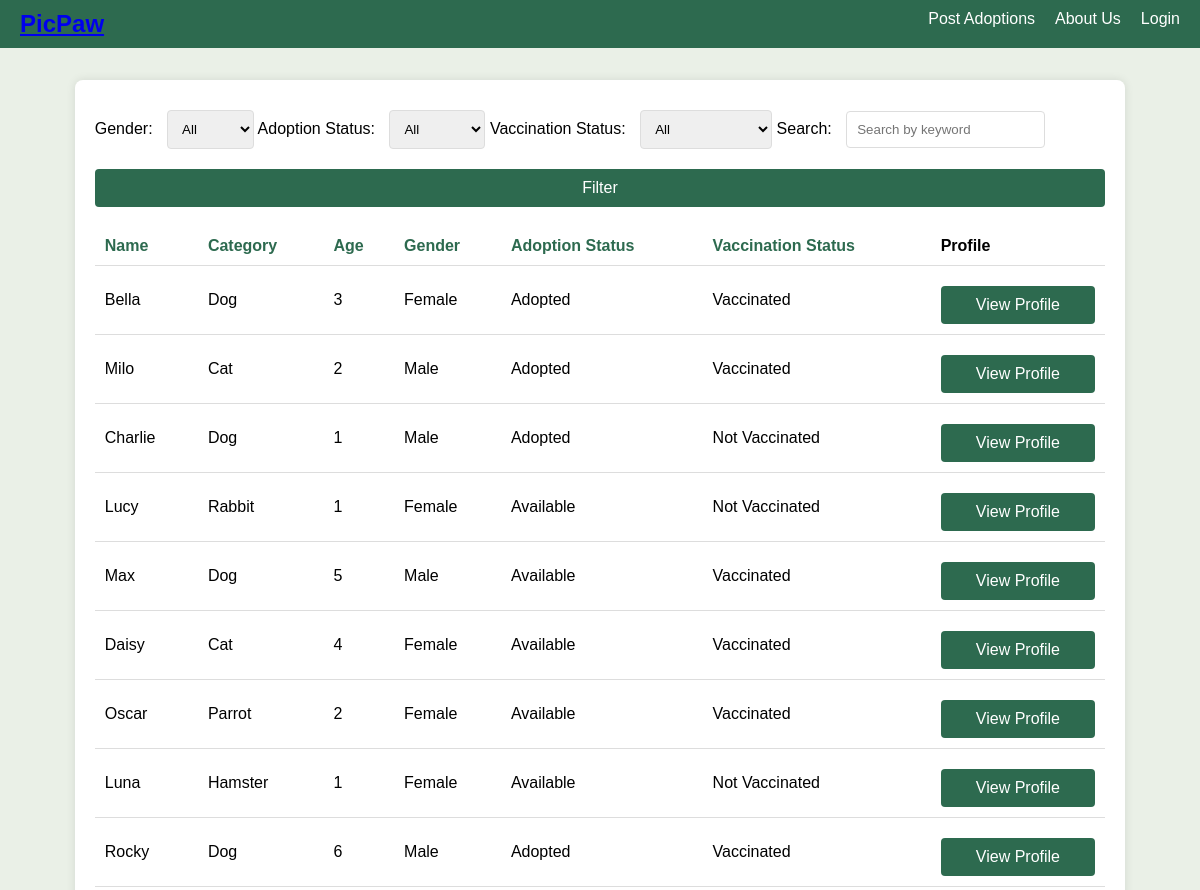
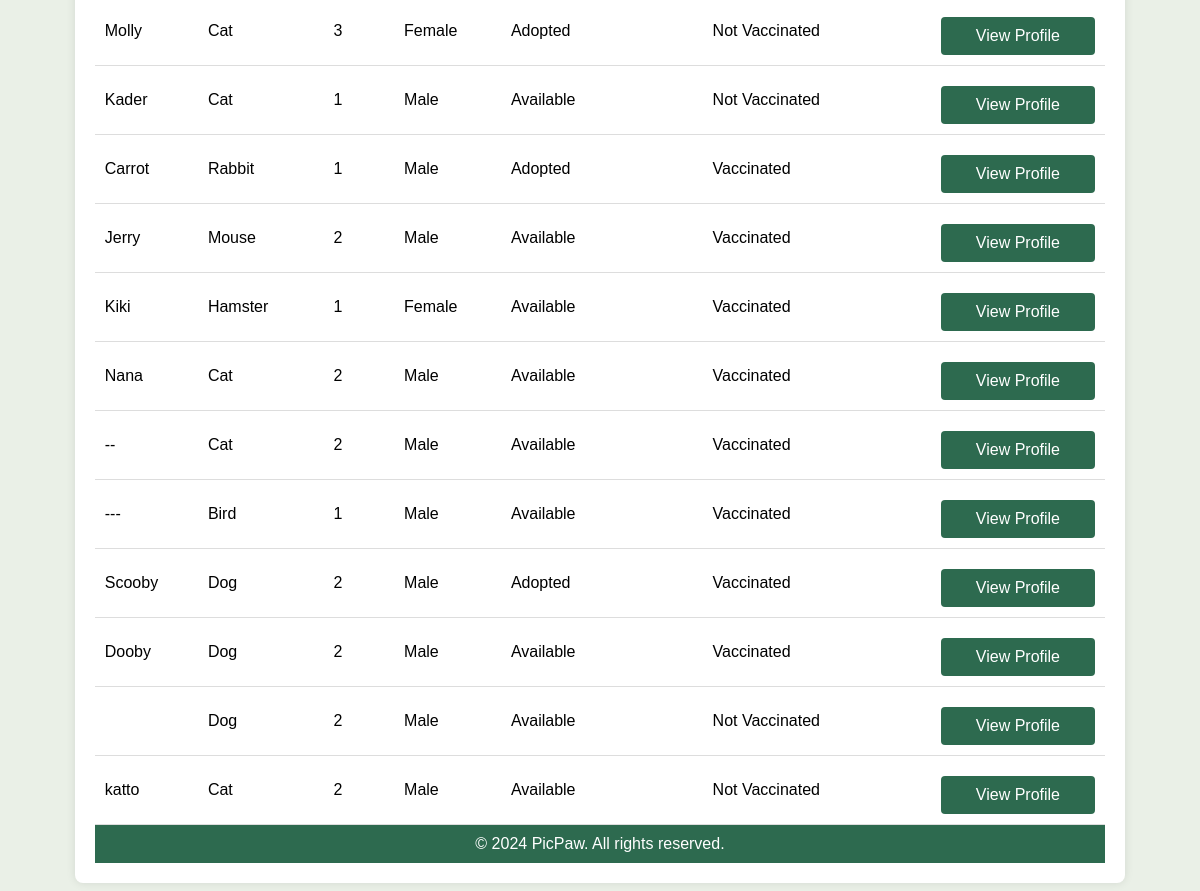
The app's page /view_pets.php with its own data (2 pictures, top to bottom).
### tables this page shows
CREATE TABLE `Pets` (
  `PetID` int(11) NOT NULL,
  `UserID` int(11) NOT NULL,
  `Name` varchar(50) NOT NULL,
  `Category` varchar(50) NOT NULL,
  `Age` int(11) NOT NULL,
  `Gender` enum('Male','Female') NOT NULL,
  `Description` text DEFAULT NULL,
  `AdoptionStatus` enum('Available','Adopted') NOT NULL,
  `VaccinationStatus` enum('Vaccinated','Not Vaccinated') NOT NULL,
  `CreatedAt` timestamp NOT NULL DEFAULT current_timestamp()
);

### view_pets.php (the view, shortened to what this page needs)
<?php
include 'db.php';
$sort_column = isset($_GET['column']) ? $_GET['column'] : 'PetID';
$sort_order = isset($_GET['order']) ? $_GET['order'] : 'ASC';
$next_order = ($sort_order === 'ASC') ? 'DESC' : 'ASC';
$sql = "SELECT * FROM pets WHERE TRUE";
$sql .= " ORDER BY $sort_column $sort_order";
$result = $conn->query($sql);
?>
<!DOCTYPE html>
<html lang="en">
<head>
    <link rel="stylesheet" type="text/css" href="view_pets_style.css">
</head>
<body>
    <nav>
    <div class="logo">
        <h1><a href="index.php">PicPaw</a></h1>
    </div>
    <ul class="nav-links">
        <li><a href="add_pet.php">Post Adoptions</a></li>
        <li><a href="about.php">About Us</a></li>
        <?php if(isset($_SESSION['user_id'])): ?>
            <li><a href="profile.php">Profile</a></li>
        <?php else: ?>
            <li><a href="login.php">Login</a></li>
        <?php endif; ?>
    </ul>
    </nav>
    <div class="container">
        <div>
            <form method="GET" action="">
                <label for="Gender">Gender:</label>
                <select name="Gender" id="Gender">
                    <option value="">All</option>
                </select>
                <label for="AdoptionStatus">Adoption Status:</label>
                <select name="AdoptionStatus" id="AdoptionStatus">
                    <option value="">All</option>
                </select>
                <label for="VaccinationStatus">Vaccination Status:</label>
                <select name="VaccinationStatus" id="VaccinationStatus">
                    <option value="">All</option>
                </select>
                <label for="search">Search:</label>
                <input type="text" name="search" id="search" value="<?php echo isset($_GET['search']) ? $_GET['search'] : ''; ?>" placeholder="Search by keyword">
                <button type="submit" class="button">Filter</button>
            </form>
        </div>
        <table>
            <thead>
                <tr>
                    <th><a href="?<?php echo http_build_query(array_merge($_GET, ['column' => 'Name', 'order' => $next_order])); ?>">Name</a></th>
                    <th><a href="?<?php echo http_build_query(array_merge($_GET, ['column' => 'Category', 'order' => $next_order])) ?>">Category</a></th>
                    <th><a href="?<?php echo http_build_query(array_merge($_GET, ['column' => 'Age', 'order' => $next_order])) ?>">Age</a></th>
                    <th><a href="?<?php echo http_build_query(array_merge($_GET, ['column' => 'Gender', 'order' => $next_order])) ?>">Gender</a></th>
                    <th><a href="?<?php echo http_build_query(array_merge($_GET, ['column' => 'AdoptionStatus', 'order' => $next_order])) ?>">Adoption Status</a></th>
                    <th><a href="?<?php echo http_build_query(array_merge($_GET, ['column' => 'VaccinationStatus', 'order' => $next_order])) ?>">Vaccination Status</a></th>
                    <th>Profile</th>
                </tr>
            </thead>
            <tbody>
            <?php
            if ($result === false) {
                echo "Error: " . $conn->error;
            }
            else {
                if ($result->num_rows > 0) {
                while ($row = $result->fetch_assoc()) {
                    echo "<tr>";
                    echo "<td>" . $row['Name'] . "</td>";
                    echo "<td>" . $row['Category'] . "</td>";
                    echo "<td>" . $row['Age'] . "</td>";
                    echo "<td>" . $row['Gender'] . "</td>";
                    echo "<td>" . $row['AdoptionStatus'] . "</td>";
                    echo "<td>" . $row['VaccinationStatus'] . "</td>";
                    echo "<td><a href='pet_profile.php?PetID=" . $row['PetID'] . "'><button class='button'>View Profile</button></a></td>";
                    echo "</tr>";
                }
            } else {
                echo "<tr><td colspan='7'>No pets found</td></tr>";
            }
            }
            ?>
        </tbody>
    </table>
    <footer>
        <p>&copy; 2024 PicPaw. All rights reserved.</p>
    </footer>
</body>
</html>

### view_pets_style.css (style rules this page uses)
* { margin: 0; padding: 0; box-sizing: border-box; }
body { font-family: Arial, sans-serif; background-color: #eaf0e7; display: flex; flex-direction: column; min-height: 100vh; }
nav { display: flex; justify-content: space-between; background-color: #2d6a4f; padding: 10px 20px; position: fixed; width: 100%; top: 0; left: 0; }
nav .logo h1 { color: white; }
nav .nav-links { display: flex; list-style: none; }
nav .nav-links li { margin-left: 20px; }
nav .nav-links a { color: white; text-decoration: none; }
.container { max-width: 1200px; margin: 80px auto 20px; padding: 20px; background: #fff; border-radius: 8px; box-shadow: 0 0 10px rgba(0, 0, 0, 0.1); }
form { margin-bottom: 20px; }
form label { margin-right: 10px; }
form select, form input[type="text"] { padding: 10px; margin: 10px 0; border: 1px solid #ddd; border-radius: 4px; }
.button { background-color: #2d6a4f; color: white; border: none; padding: 10px; border-radius: 4px; cursor: pointer; font-size: 16px; width: 100%; margin-top: 10px; transition: background-color 0.3s ease; }
table { width: 100%; border-collapse: collapse; margin-top: 20px; }
table th, table td { padding: 10px; text-align: left; border-bottom: 1px solid #ddd; }
table th a { color: #2d6a4f; text-decoration: none; }
footer { background-color: #2d6a4f; color: white; text-align: center; padding: 10px; position: relative; bottom: 0; width: 100%; }

### records on screen
pets: Name "Bella", Category "Dog", Age "3", Gender "Female", AdoptionStatus "Adopted", VaccinationStatus "Vaccinated"
pets: Name "Milo", Category "Cat", Age "2", Gender "Male", AdoptionStatus "Adopted", VaccinationStatus "Vaccinated"
pets: Name "Charlie", Category "Dog", Age "1", Gender "Male", AdoptionStatus "Adopted", VaccinationStatus "Not Vaccinated"
pets: Name "Lucy", Category "Rabbit", Age "1", Gender "Female", AdoptionStatus "Available", VaccinationStatus "Not Vaccinated"
pets: Name "Max", Category "Dog", Age "5", Gender "Male", AdoptionStatus "Available", VaccinationStatus "Vaccinated"
pets: Name "Daisy", Category "Cat", Age "4", Gender "Female", AdoptionStatus "Available", VaccinationStatus "Vaccinated"
pets: Name "Oscar", Category "Parrot", Age "2", Gender "Female", AdoptionStatus "Available", VaccinationStatus "Vaccinated"
pets: Name "Luna", Category "Hamster", Age "1", Gender "Female", AdoptionStatus "Available", VaccinationStatus "Not Vaccinated"
pets: Name "Rocky", Category "Dog", Age "6", Gender "Male", AdoptionStatus "Adopted", VaccinationStatus "Vaccinated"
pets: Name "Molly", Category "Cat", Age "3", Gender "Female", AdoptionStatus "Adopted", VaccinationStatus "Not Vaccinated"
pets: Name "Kader", Category "Cat", Age "1", Gender "Male", AdoptionStatus "Available", VaccinationStatus "Not Vaccinated"
pets: Name "Carrot", Category "Rabbit", Age "1", Gender "Male", AdoptionStatus "Adopted", VaccinationStatus "Vaccinated"
pets: Name "Jerry", Category "Mouse", Age "2", Gender "Male", AdoptionStatus "Available", VaccinationStatus "Vaccinated"
pets: Name "Kiki", Category "Hamster", Age "1", Gender "Female", AdoptionStatus "Available", VaccinationStatus "Vaccinated"
pets: Name "Nana", Category "Cat", Age "2", Gender "Male", AdoptionStatus "Available", VaccinationStatus "Vaccinated"
pets: Name "--", Category "Cat", Age "2", Gender "Male", AdoptionStatus "Available", VaccinationStatus "Vaccinated"
pets: Name "---", Category "Bird", Age "1", Gender "Male", AdoptionStatus "Available", VaccinationStatus "Vaccinated"
pets: Name "Scooby", Category "Dog", Age "2", Gender "Male", AdoptionStatus "Adopted", VaccinationStatus "Vaccinated"
pets: Name "Dooby", Category "Dog", Age "2", Gender "Male", AdoptionStatus "Available", VaccinationStatus "Vaccinated"
pets: Category "Dog", Age "2", Gender "Male", AdoptionStatus "Available", VaccinationStatus "Not Vaccinated"
pets: Name "katto", Category "Cat", Age "2", Gender "Male", AdoptionStatus "Available", VaccinationStatus "Not Vaccinated"
